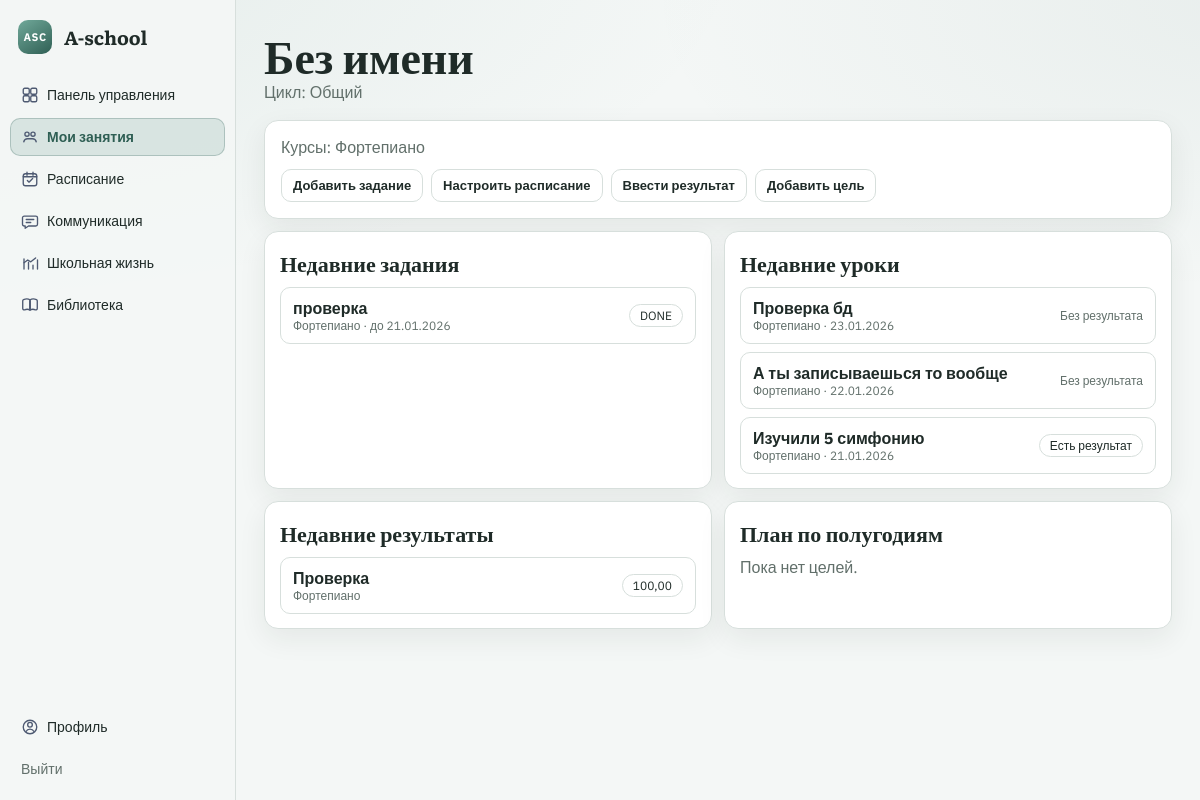
Page /teacher/students/3/ (signed in) on the committed database.
### apps/accounts/models.py (models this page shows, shortened)
class Profile(models.Model):
    class Role(models.TextChoices):
        ADMIN = "ADMIN", "Администратор"
        TEACHER = "TEACHER", "Преподаватель"
        STUDENT = "STUDENT", "Ученик"
        PARENT = "PARENT", "Родитель"
    class Cycle(models.TextChoices):
        GENERAL = "GENERAL", "Общий"
        ACCELERATED = "ACCELERATED", "Ускоренный"
        EXTRA = "EXTRA", "Дополнительный"
    user = models.OneToOneField(settings.AUTH_USER_MODEL, on_delete=models.CASCADE, related_name="profile")
    role = models.CharField(max_length=16, choices=Role.choices)
    cycle = models.CharField(max_length=16, choices=Cycle.choices, default=Cycle.GENERAL)
    school_grade = models.CharField(max_length=20, blank=True, default="")

### apps/school/models.py (models this page shows, shortened)
class Course(models.Model):
    name = models.CharField(max_length=200)
    course_type = models.ForeignKey(CourseType, on_delete=models.PROTECT, related_name="courses")
    teacher = models.ForeignKey(
        settings.AUTH_USER_MODEL,
        on_delete=models.SET_NULL,
        null=True,
        blank=True,
        related_name="teaching_courses",
    )

### apps/homework/models.py (models this page shows, shortened)
class AssignmentTarget(models.Model):
    class Status(models.TextChoices):
        TODO = "TODO", "TODO"
        DONE = "DONE", "DONE"
    assignment = models.ForeignKey(Assignment, on_delete=models.CASCADE, related_name="targets")
    student = models.ForeignKey(settings.AUTH_USER_MODEL, on_delete=models.CASCADE, related_name="assignment_targets")
    status = models.CharField(max_length=10, choices=Status.choices, default=Status.TODO)
    student_comment = models.TextField(blank=True, default="")
    updated_at = models.DateTimeField(auto_now=True)
    class Meta:
        unique_together = ("assignment", "student")

class Assignment(models.Model):
    course = models.ForeignKey(Course, on_delete=models.CASCADE, related_name="assignments")
    title = models.CharField(max_length=200)
    description = models.TextField(blank=True, default="")
    due_date = models.DateField()
    attachment = models.FileField(upload_to="assignments/", blank=True, null=True)
    created_by = models.ForeignKey(
        settings.AUTH_USER_MODEL,
        on_delete=models.CASCADE,
        related_name="created_assignments",
    )
    created_at = models.DateTimeField(auto_now_add=True)
    class Meta:
        ordering = ("due_date", "id")

### apps/lessons/models.py (models this page shows, shortened)
class LessonStudent(models.Model):
    lesson = models.ForeignKey(Lesson, on_delete=models.CASCADE, related_name="student_entries")
    student = models.ForeignKey(
        settings.AUTH_USER_MODEL,
        on_delete=models.CASCADE,
        related_name="lesson_entries",
    )
    attended = models.BooleanField(default=True)
    result = models.TextField(blank=True)
    class Meta:
        unique_together = ("lesson", "student")

class Lesson(models.Model):
    course = models.ForeignKey(Course, on_delete=models.CASCADE, related_name="lessons")
    date = models.DateField()
    topic = models.CharField(max_length=200)
    created_by = models.ForeignKey(settings.AUTH_USER_MODEL, on_delete=models.CASCADE, related_name="created_lessons")
    attachment = models.FileField(upload_to="lessons/", blank=True, null=True)
    class Meta:
        ordering = ("-date", "-id")

### apps/gradebook/models.py (models this page shows, shortened)
class Grade(models.Model):
    assessment = models.ForeignKey(Assessment, on_delete=models.CASCADE, related_name="grades")
    student = models.ForeignKey(settings.AUTH_USER_MODEL, on_delete=models.CASCADE, related_name="grades")
    score = models.DecimalField(max_digits=6, decimal_places=2, null=True, blank=True)
    comment = models.TextField(blank=True, default="")
    class Meta:
        unique_together = ("assessment", "student")

class Assessment(models.Model):
    class AssessmentType(models.TextChoices):
        HOMEWORK = "HOMEWORK", "Домашнее задание"
        PERFORMANCE = "PERFORMANCE", "Выступление"
        JURY = "JURY", "Жюри"
        THEORY_TEST = "THEORY_TEST", "Тест по теории"
    course = models.ForeignKey(Course, on_delete=models.CASCADE, related_name="assessments")
    title = models.CharField(max_length=200)
    assessment_type = models.CharField(max_length=32, choices=AssessmentType.choices)
    max_score = models.DecimalField(max_digits=6, decimal_places=2, default=100)
    weight = models.DecimalField(max_digits=6, decimal_places=2, default=1)
    source_assignment = models.OneToOneField(
        "homework.Assignment",
        null=True,
        blank=True,
        on_delete=models.SET_NULL,
        related_name="assessment",
    )
    class Meta:
        unique_together = ("course", "title")
        ordering = ("id",)

### apps/school/views.py (the view)
# urls.py: path("teacher/students/<int:student_id>/", teacher_student_workspace, name="teacher_student_workspace"),
@login_required
def teacher_student_workspace(request, student_id: int):
    profile = request.user.profile
    if profile.role != Profile.Role.TEACHER:
        return HttpResponseForbidden("Доступ запрещён.")
    student = get_teacher_student_or_404(request.user, student_id)
    teacher_courses = list(
        Course.objects.filter(teacher=request.user, enrollments__student=student).distinct().order_by("name")
    )
    course_for_actions, course_status = resolve_teacher_course_for_student(request.user, student)
    recent_assignments = list(
        AssignmentTarget.objects.filter(student=student, assignment__course__teacher=request.user)
        .select_related("assignment", "assignment__course")
        .order_by("-assignment__due_date")[:5]
    )
    recent_lessons = list(
        LessonStudent.objects.filter(student=student, lesson__course__teacher=request.user)
        .select_related("lesson", "lesson__course")
        .order_by("-lesson__date", "-lesson_id")[:5]
    )
    recent_reports = list(
        LessonReport.objects.filter(student=student, lesson__course__teacher=request.user)
        .select_related("lesson")
        .order_by("-created_at")[:5]
    )
    recent_grades = list(
        Grade.objects.filter(student=student, assessment__course__teacher=request.user)
        .select_related("assessment")
        .order_by("-assessment_id")[:5]
    )
    goals = list(Goal.objects.filter(student=student).select_related("teacher").order_by("-created_at")[:5])
    return render(
        request,
        "teacher/student_workspace.html",
        {
            "student": student,
            "teacher_courses": teacher_courses,
            "course_for_actions": course_for_actions,
            "course_status": course_status,
            "recent_assignments": recent_assignments,
            "recent_lessons": recent_lessons,
            "recent_reports": recent_reports,
            "recent_grades": recent_grades,
            "goals": goals,
        },
    )

### apps/school/utils.py (called while the page is built)
def get_teacher_students(user, *, cycle: str = ""):
    user_model = get_user_model()
    students = (
        user_model.objects.filter(
            enrollments__course__teacher=user,
            profile__role=Profile.Role.STUDENT,
        )
        .select_related("profile")
        .distinct()
        .order_by("first_name", "last_name", "username")
    )
    if cycle:
        students = students.filter(profile__cycle=cycle)
    return students

def get_teacher_student_or_404(teacher, student_id: int):
    from django.shortcuts import get_object_or_404
    return get_object_or_404(get_teacher_students(teacher), id=student_id)

def resolve_teacher_course_for_student(teacher, student):
    courses = list(
        Course.objects.filter(teacher=teacher, enrollments__student=student).distinct().order_by("name")[:2]
    )
    if not courses:
        return None, "none"
    if len(courses) == 1:
        return courses[0], "single"
    return courses[0], "multiple"

### templates/teacher/student_workspace.html (shortened to what this page needs)
{% extends "base.html" %}
{% block content %}
  <section class="page-head">
    <h1>{{ student.get_full_name|default:"Без имени" }}</h1>
    <p>Цикл: {{ student.profile.get_cycle_display }}</p>
  </section>
  <section class="panel" style="margin-bottom: 12px;">
    {% if teacher_courses %}
      <p class="muted">Курсы: {% for c in teacher_courses %}{{ c.name }}{% if not forloop.last %}, {% endif %}{% endfor %}</p>
    {% else %}
      <p class="muted">Курс не назначен.</p>
    {% endif %}
    <div style="display:flex; gap:8px; flex-wrap:wrap; margin-top: 8px;">
      {% if course_status == "single" %}
        <a class="btn btn-small" href="/teacher/students/{{ student.id }}/assignments/create/">Добавить задание</a>
        <a class="btn btn-small" href="/teacher/students/{{ student.id }}/schedule/">Настроить расписание</a>
        <a class="btn btn-small" href="/teacher/students/{{ student.id }}/results/">Ввести результат</a>
      {% else %}
        <a class="btn btn-small" href="/teacher/students/{{ student.id }}/schedule/">Настроить расписание</a>
        <span class="muted small">Если курсов несколько, слоты привяжутся к одному курсу автоматически.</span>
      {% endif %}
      <a class="btn btn-small" href="/teacher/students/{{ student.id }}/goals/create/">Добавить цель</a>
    </div>
  </section>
  <section class="announcement-grid" style="grid-template-columns: repeat(2, minmax(0, 1fr));">
    <article class="announcement-card">
      <h3>Недавние задания</h3>
      {% if recent_assignments %}
        <ul class="list">
          {% for t in recent_assignments %}
            <li>
              <div>
                <strong>{{ t.assignment.title }}</strong>
                <div class="muted small">{{ t.assignment.course.name }} · до {{ t.assignment.due_date|date:"d.m.Y" }}</div>
              </div>
              <span class="tag">{{ t.status }}</span>
            </li>
          {% endfor %}
        </ul>
      {% else %}
        <p class="muted">Пока нет заданий.</p>
      {% endif %}
    </article>
    <article class="announcement-card">
      <h3>Недавние уроки</h3>
      {% if recent_lessons %}
        <ul class="list">
          {% for entry in recent_lessons %}
            <li>
              <div>
                <strong>{{ entry.lesson.topic }}</strong>
                <div class="muted small">{{ entry.lesson.course.name }} · {{ entry.lesson.date|date:"d.m.Y" }}</div>
              </div>
              {% if entry.result %}
                <span class="tag">Есть результат</span>
              {% else %}
                <span class="muted small">Без результата</span>
              {% endif %}
            </li>
          {% endfor %}
        </ul>
      {% else %}
        <p class="muted">Пока нет уроков.</p>
      {% endif %}
    </article>
    <article class="announcement-card">
      <h3>Недавние результаты</h3>
      {% if recent_grades %}
        <ul class="list">
          {% for g in recent_grades %}
            <li>
              <div>
                <strong>{{ g.assessment.title }}</strong>
                <div class="muted small">{{ g.assessment.course.name }}</div>
              </div>
              {% if g.score != None %}
                <span class="tag">{{ g.score }}</span>
              {% else %}
                <span class="muted small">—</span>
              {% endif %}
            </li>
          {% endfor %}
        </ul>
      {% else %}
        <p class="muted">Пока нет результатов.</p>
      {% endif %}
    </article>
    <article class="announcement-card">
      <h3>План по полугодиям</h3>
      {% if goals %}
        <ul class="list">
          {% for goal in goals %}
            <li>
              <div>
                <strong>{{ goal.title }}</strong>
                <div class="muted small">{{ goal.created_at|date:"d.m.Y" }}</div>
              </div>
              {% if goal.details %}
                <span class="tag">Комментарий</span>
              {% else %}
                <span class="muted small">—</span>
              {% endif %}
            </li>
          {% endfor %}
        </ul>
      {% else %}
        <p class="muted">Пока нет целей.</p>
      {% endif %}
    </article>
  </section>
{% endblock %}

### static/css/main.css (style rules this page uses)
:root { --bg: #f4f7f6; --bg-soft: #edf2f0; --surface: #ffffff; --surface-alt: #f8faf9; --line: #d7dfdc; --text: #1f2b28; --muted: #62706b; --accent: #4f8a7c; --accent-strong: #2f5f54; --ok: #2f7a64; --error: #9a5959; --radius: 14px; --shadow: 0 10px 28px rgba(23, 41, 35, 0.07); }
* { box-sizing: border-box; }
body { margin: 0; min-height: 100vh; font-family: "IBM Plex Sans", "Trebuchet MS", "Helvetica Neue", sans-serif; color: var(--text); background: radial-gradient(1200px 500px at -8% -6%, rgba(79, 138, 124, 0.1), transparent 70%), radial-gradient(900px 420px at 106% 0%, rgba(47, 95, 84, 0.06), transparent 70%), var(--bg); }
a { color: var(--text); text-decoration: none; }
h1, h2 { font-family: "Literata", Georgia, serif; color: var(--text); }
h1 { margin: 0 0 4px; font-size: 48px; line-height: 1.05; }
p { margin: 0 0 12px; }
.page-head { margin-bottom: 18px; }
.page-head h1 { font-size: 46px; }
.page-head p { color: var(--muted); margin: 0; }
.card, .panel, .table-wrap, .stat-card, .student-card, .week-column, .announcement-card, .resource-card, .chat-panel, .chat-list { background: var(--surface); border: 1px solid var(--line); border-radius: var(--radius); box-shadow: var(--shadow); }
.card, .panel { padding: 16px; }
.btn { border: 1px solid var(--line); border-radius: 10px; background: var(--surface); color: var(--text); padding: 9px 13px; cursor: pointer; font-weight: 600; }
.btn-small { padding: 7px 11px; font-size: 13px; }
.muted { color: var(--muted); }
.small { font-size: 12px; }
.tag, .badge { display: inline-block; border: 1px solid var(--line); border-radius: 999px; padding: 3px 10px; font-size: 12px; color: var(--text); background: var(--surface); }
.list { list-style: none; margin: 0; padding: 0; display: grid; gap: 8px; }
.list li { border: 1px solid var(--line); border-radius: 10px; background: var(--surface); padding: 10px 12px; display: flex; gap: 10px; align-items: center; justify-content: space-between; flex-wrap: wrap; }
.announcement-grid { display: grid; grid-template-columns: repeat(3, minmax(0, 1fr)); gap: 12px; }
.announcement-card, .resource-card, .student-card { padding: 14px 15px; }
.announcement-card h3, .resource-card h3, .student-card h3 { margin: 0 0 8px; font-size: 22px; font-family: "Literata", Georgia, serif; }
.resource-card p, .announcement-card p { color: var(--muted); }
.card, .panel, .table-wrap, .stat-card, .student-card, .week-column, .announcement-card, .resource-card, .chat-panel, .chat-list { animation: fadeUp 0.34s ease both; }
@media (max-width: 1200px) { .student-grid, .announcement-grid, .library-grid { grid-template-columns: repeat(2, minmax(0, 1fr)); } }

### rows in the picture
Course: name "Фортепиано"
AssignmentTarget: assignment "проверка", assignment.course.name "Фортепиано", assignment.due_date "21.01.2026", status "DONE"
LessonStudent: lesson.topic "Проверка бд", lesson.course.name "Фортепиано", lesson "23.01.2026", result "Без результата"
LessonStudent: lesson.topic "А ты записываешься то вообще", lesson.course.name "Фортепиано", lesson "22.01.2026", result "Без результата"
LessonStudent: lesson.topic "Изучили 5 симфонию", lesson.course.name "Фортепиано", lesson "21.01.2026", shows "Есть результат"
Grade: assessment "Проверка", assessment.course.name "Фортепиано", score "100,00"

### other values in the picture
{{ student.get_full_name|default:"Без имени" }} "Без имени"
{{ student.profile.get_cycle_display }} "Общий"
